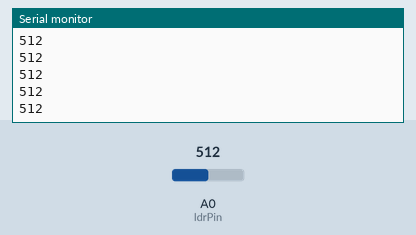
Bench run of a sketch on a simulated Arduino Uno, built with avr-gcc and run on an emulated ATmega328P. On the bench: the last lines printed to the serial monitor. The test bench sets the inputs (shaded band); at power-on: A0 (ldrPin) = 512.

Above: at 1.2 s.
1.3 s: A0 (ldrPin) set to 716
At 2.1 s:
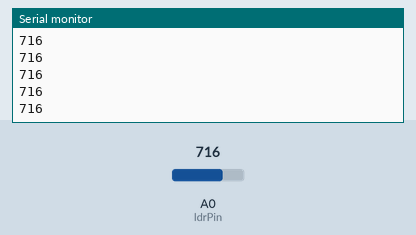
2.8 s: A0 (ldrPin) set to 900
At 3.3 s:
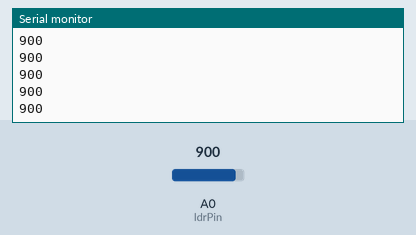
Timing chart, 0 to 4.1 s (numbered marks = the images above; inputs shaded):
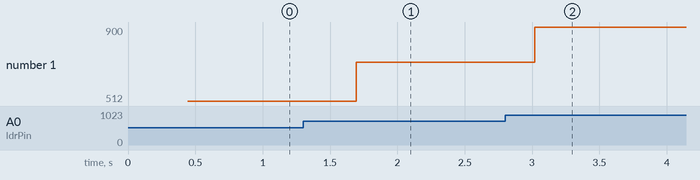

Measured:
- after the input at 1.3 s, the serial monitor: prints a new line after 0.39 s (image 1)
- after the input at 2.8 s, the serial monitor: prints a new line after 0.22 s (image 2)
- plotted number 1: 512 → 716 after the input at 1.3 s, 716 → 900 after the input at 2.8 s

The sketch:

Task5FastLDR.ino
```cpp
// EP305 smaple sketch - fast LDR measuremnt

const int NUM_SAMPLES = 400;
const int ldrPin = A0;

int data[NUM_SAMPLES];

void setup() {
  Serial.begin(115200);
}

void loop() {
  // measure as fast as possible
  for(auto i = 0; i < NUM_SAMPLES; i++){
    data[i] = analogRead(ldrPin);
    delay(1);
  }
  for(auto i = 0; i < NUM_SAMPLES; i++){
    Serial.println(data[i]);
  }
}
```
